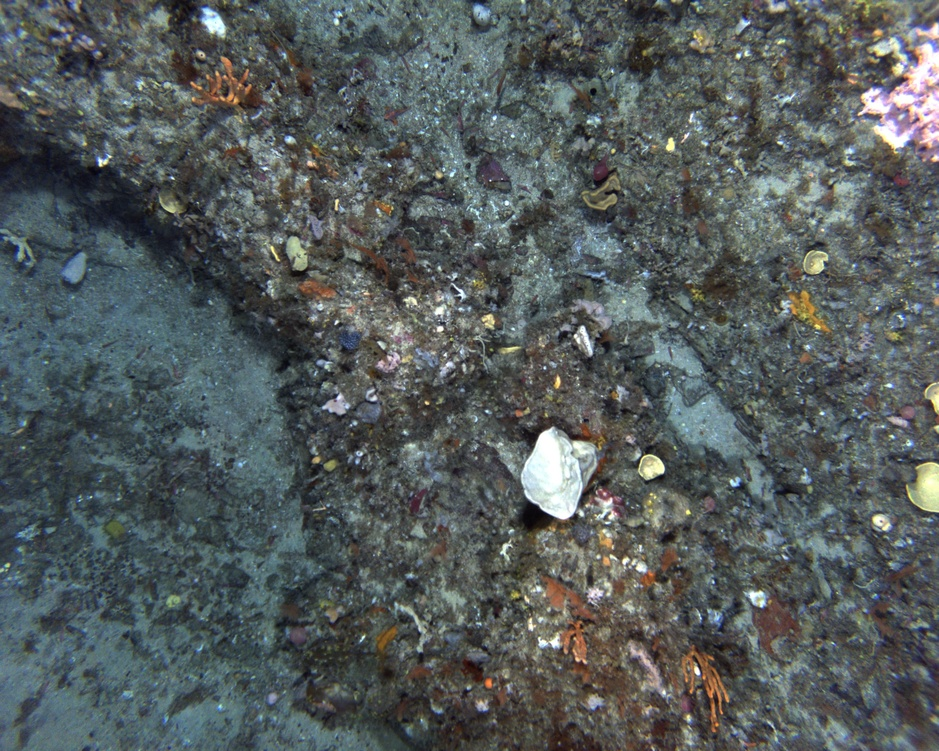
#> input picture retina_net/data/trainval/PR_20220907_013611_959_FC16.jpg, 939 x 751 px, shrunk from 2752 x 2200 before the run, found by its file name
$ python std_ratio.py
#> lines starting #> are read from the running program, lines starting #| are printed output that depends on the picture
#> in SDR, img is the input picture: shape (751, 939, 3); mean B, G, R 91.8, 91.8, 84.7
import cv2
import numpy as np
import matplotlib.pyplot as plt
import math
from PIL import Image
import os
from scipy.ndimage import gaussian_filter1d

## This program takes images and performs colour correction on them
## The method involves finding the standard deviation ratio of the R, G, and B channels
## and then adjusting the values to produces an image closer to the true colours
def compute_mean_std(image):
    #Compute mean and standard deviation per channel
    mean = np.mean(image, axis=(0, 1))
    std = np.std(image, axis=(0, 1))
    return mean, np.maximum(std,0.000001)  # Avoid division by zero

def improved_white_balance(image):
    #Apply improved underwater white balance method
    image = image.astype(np.float32) / 255.0  # Normalize
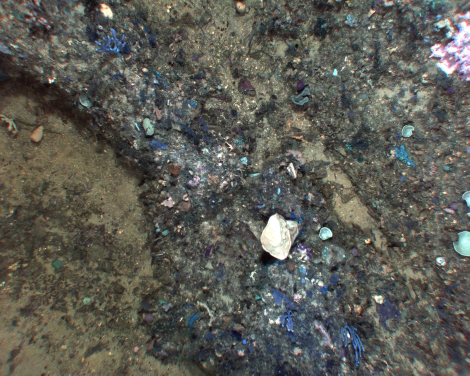
#> image: shape (751, 939, 3) float32 (shown at 1/2 size); mean of channels 0, 1, 2 0.333, 0.36, 0.36; drawn as B, G, R

    # Split channels
    r, g, b = cv2.split(image)
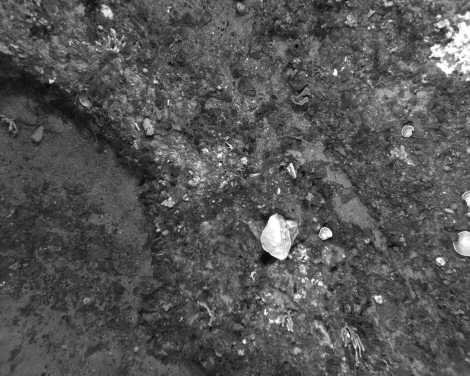
#> r: shape (751, 939) float32 (shown at 1/2 size); min 0.00392, max 1, mean 0.332
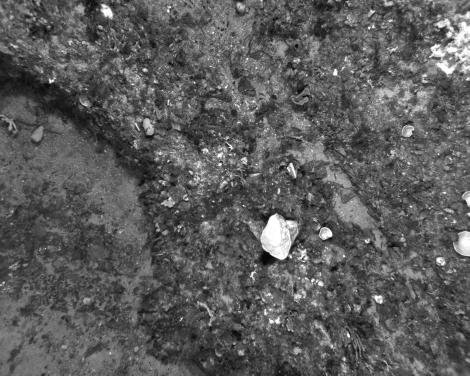
#> g: shape (751, 939) float32 (shown at 1/2 size); min 0.00784, max 1, mean 0.36
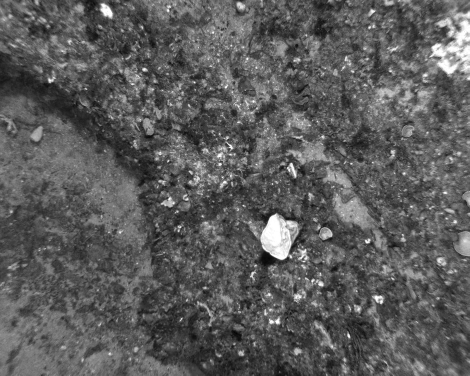
#> b: shape (751, 939) float32 (shown at 1/2 size); min 0.00784, max 1, mean 0.36

    # Compute mean and std per channel
    mean_c, std_c = compute_mean_std(image)
#> in compute_mean_std, `mean = np.mean(image, axis=(0, 1))`: mean = [0.333, 0.36, 0.36]
#> in compute_mean_std, `std = np.std(image, axis=(0, 1))`: std = [0.137, 0.143, 0.14]
#> mean_c = [0.333, 0.36, 0.36]; std_c = [0.137, 0.143, 0.14]
    mean_g, std_g = np.mean(g), np.std(g)  # Reference green channel
#> mean_g = 0.36; std_g = 0.143

    # Apply the first equation to each channel
    corrected_channels = []
    for channel, mean, std in zip([r, g, b], mean_c, std_c):
        adjusted = channel + (std_g / std) * (mean_g - mean) * (1 - channel) * g
        corrected_channels.append(adjusted)
#> this loop made 3 passes
#> (mean, std) on passes 1 to 3: (0.333, 0.137), (0.36, 0.143), (0.36, 0.14)
#> after the loop, corrected_channels = 3 items

    # Merge back
    corrected_image = cv2.merge(corrected_channels)

    # Apply compensation equation
    mean_corrected = np.mean(corrected_image, axis=(0, 1))
#> mean_corrected = [0.339, 0.36, 0.36]
    final_channels = [ch - mean_corrected[i] + mean_g for i, ch in enumerate(corrected_channels)]
#> final_channels = 3 items

    # Merge and clip values to [0,1]
    final_image = cv2.merge(final_channels)
    final_image = np.clip(final_image, 0, 1)

    # Convert back to 8-bit
    final_image = (final_image * 255).astype(np.uint8)

    return final_image

# image path
def SDR(image_path):
    #load in one image at a time
    if image_path.endswith(".jpg"):
        img = cv2.imread(image_path)
        img = cv2.cvtColor(img, cv2.COLOR_BGR2RGB)

        corrected_img = improved_white_balance(img)

        # Split channels
        r, g, b = cv2.split(img)
        corrected_r, corrected_g, corrected_b = cv2.split(corrected_img)

        ##comment this out when running from preprocessing.py
        # display the original and corrected images
        fig, ax = plt.subplots(1, 2, figsize=(10, 5))
        ax[0].imshow(img)
        ax[0].set_title("Original Image")
        ax[0].axis("off")
        ax[1].imshow(corrected_img)
        ax[1].set_title("Corrected Image")
        ax[1].axis("off")
        plt.show()

        # Plot and display the histograms of the original and corrected images
        fig, ax = plt.subplots(1, 2, figsize=(12, 6))  # Create 1 row, 2 columns of subplots

        # Compute histograms for the original image
        hist_r = np.histogram(r.ravel(), bins=256, range=(0, 256))[0]
#> hist_r = 256 values, max 10982 at index 79, min 0 at index 0, mean 2754.6
        hist_g = np.histogram(g.ravel(), bins=256, range=(0, 256))[0]
#> hist_g = 256 values, max 9196 at index 79, min 0 at index 0, mean 2754.6
        hist_b = np.histogram(b.ravel(), bins=256, range=(0, 256))[0]
#> hist_b = 256 values, max 9292 at index 78, min 0 at index 0, mean 2754.6

        # Apply Gaussian smoothing to the histograms
        hist_r_smooth = gaussian_filter1d(hist_r, sigma=2)
#> hist_r_smooth = 256 values, max 10869 at index 78, min 0 at index 0, mean 2754.2
        hist_g_smooth = gaussian_filter1d(hist_g, sigma=2)
#> hist_g_smooth = 256 values, max 9011 at index 79, min 0 at index 0, mean 2754.1
        hist_b_smooth = gaussian_filter1d(hist_b, sigma=2)
#> hist_b_smooth = 256 values, max 9179 at index 78, min 0 at index 0, mean 2754.2

        # Plot smoothed histograms for the original image
        ax[0].plot(np.arange(256) / 255, hist_r_smooth, color="red", label="Red Channel (Smoothed)")
        ax[0].plot(np.arange(256) / 255, hist_g_smooth, color="green", label="Green Channel (Smoothed)")
        ax[0].plot(np.arange(256) / 255, hist_b_smooth, color="blue", label="Blue Channel (Smoothed)")
        ax[0].set_title("Original Image")
        ax[0].set_xlabel("Normalized Intensity")
        ax[0].set_ylabel("Frequency")
        ax[0].set_xscale("log")
        ax[0].legend()

        # Compute histograms for the corrected image
        hist_corrected_r = np.histogram(corrected_r.ravel(), bins=256, range=(0, 256))[0]
#> hist_corrected_r = 256 values, max 10953 at index 85, min 0 at index 0, mean 2754.6
        hist_corrected_g = np.histogram(corrected_g.ravel(), bins=256, range=(0, 256))[0]
#> hist_corrected_g = 256 values, max 9196 at index 78, min 0 at index 0, mean 2754.6
        hist_corrected_b = np.histogram(corrected_b.ravel(), bins=256, range=(0, 256))[0]
#> hist_corrected_b = 256 values, max 9292 at index 77, min 0 at index 0, mean 2754.6

        # Apply Gaussian smoothing to the histograms
        hist_corrected_r_smooth = gaussian_filter1d(hist_corrected_r, sigma=2)
#> hist_corrected_r_smooth = 256 values, max 10724 at index 85, min 0 at index 0, mean 2754.1
        hist_corrected_g_smooth = gaussian_filter1d(hist_corrected_g, sigma=2)
#> hist_corrected_g_smooth = 256 values, max 9011 at index 78, min 1 at index 0, mean 2754.1
        hist_corrected_b_smooth = gaussian_filter1d(hist_corrected_b, sigma=2)
#> hist_corrected_b_smooth = 256 values, max 9179 at index 77, min 0 at index 0, mean 2754.2

        # Plot smoothed histograms for the corrected image
        ax[1].plot(np.arange(256) / 255, hist_corrected_r_smooth, color="red", label="Red Channel (Smoothed)")
        ax[1].plot(np.arange(256) / 255, hist_corrected_g_smooth, color="green", label="Green Channel (Smoothed)")
        ax[1].plot(np.arange(256) / 255, hist_corrected_b_smooth, color="blue", label="Blue Channel (Smoothed)")
        ax[1].set_title("Corrected Image")
        ax[1].set_xlabel("Normalized Intensity")
        ax[1].set_ylabel("Frequency")
        ax[1].set_xscale("log")
        ax[1].legend()

        plt.tight_layout()
        plt.show()
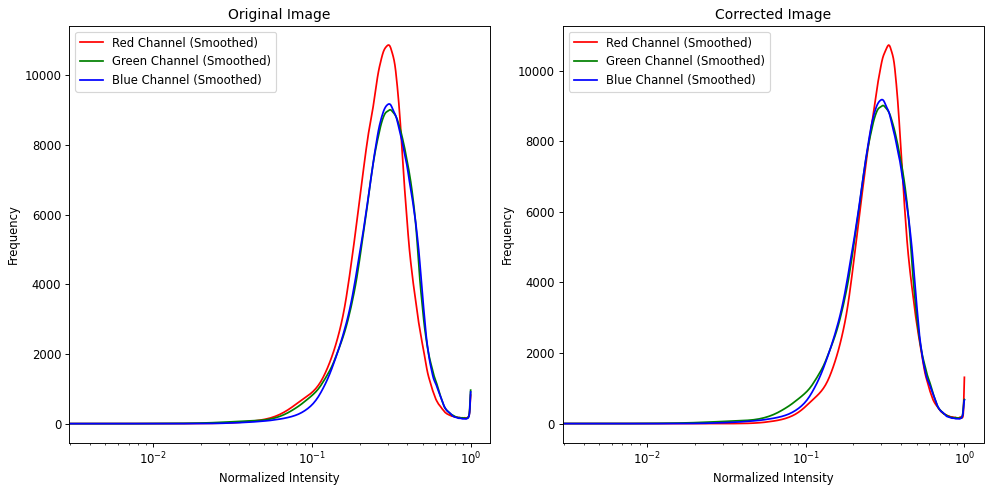
#> figure drawn by matplotlib, 2 panels; panel 1: curve peaks at x = 0.306, y = 10869; panel 1: curve peaks at x = 0.31, y = 9011; panel 1: curve peaks at x = 0.306, y = 9179; panel 2: curve peaks at x = 0.333, y = 10724

        # Calculate mean and std for original and corrected images
        mean_orig, std_orig = compute_mean_std(img)
#> mean_orig = [84.68, 91.79, 91.78]; std_orig = [34.95, 36.5, 35.73]
        mean_corr, std_corr = compute_mean_std(corrected_img)
#> mean_corr = [91.3, 90.79, 90.78]; std_corr = [34.99, 36.5, 35.73]

        # Print table of before and after mean and std for each channel
        print("\nChannel Statistics (Original vs Corrected):")
        print("{:<10} {:>10} {:>10} {:>15} {:>15}".format("Channel", "Mean (Orig)", "Mean (Corr)", "Std (Orig)", "Std (Corr)"))
        for i, ch in enumerate(["Red", "Green", "Blue"]):
            print("{:<10} {:>10.2f} {:>10.2f} {:>15.2f} {:>15.2f}".format(
                ch, mean_orig[i], mean_corr[i], std_orig[i], std_corr[i]
            ))
#> this loop made 3 passes
#| Red             84.68      91.30           34.95           34.99
#| Green           91.79      90.79           36.50           36.50
#| Blue            91.78      90.78           35.73           35.73

        return corrected_img

if __name__  == "__main__":
    image_path = "D:/Patrick PAST UNI STUFF/Honours/Handfish Detections - Human - Tight Boxes/PR_20220907_013611_959_FC16.jpg"
    #image_path = "C:/Users/pmqui/OneDrive/Desktop/Honours/Thesis/Birdie.jpg"
    SDR(image_path)

$ run again, with retina_net/data/trainval/PR_20210427_233844_043_FC16.jpg copied over retina_net/data/trainval/PR_20220907_013611_959_FC16.jpg
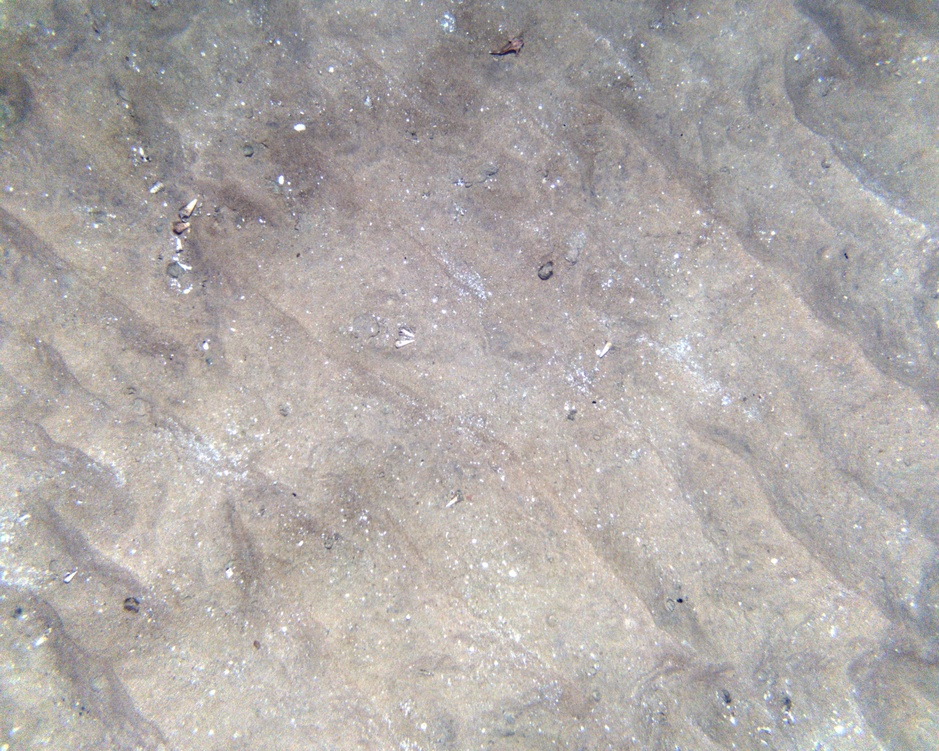
#> input picture retina_net/data/trainval/PR_20210427_233844_043_FC16.jpg, 939 x 751 px, shrunk from 2752 x 2200 before the run, found by its file name
#> in SDR, img is the input picture: shape (751, 939, 3); mean B, G, R 168.5, 170.6, 175.8
#> in improved_white_balance, `r, g, b = cv2.split(image)`:
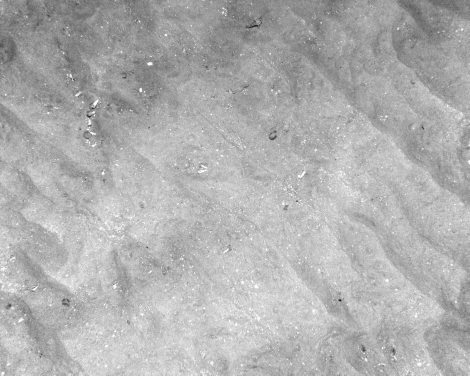
#> r: shape (751, 939) float32 (shown at 1/2 size); min 0.0196, max 1, mean 0.689
#> in improved_white_balance, `r, g, b = cv2.split(image)`:
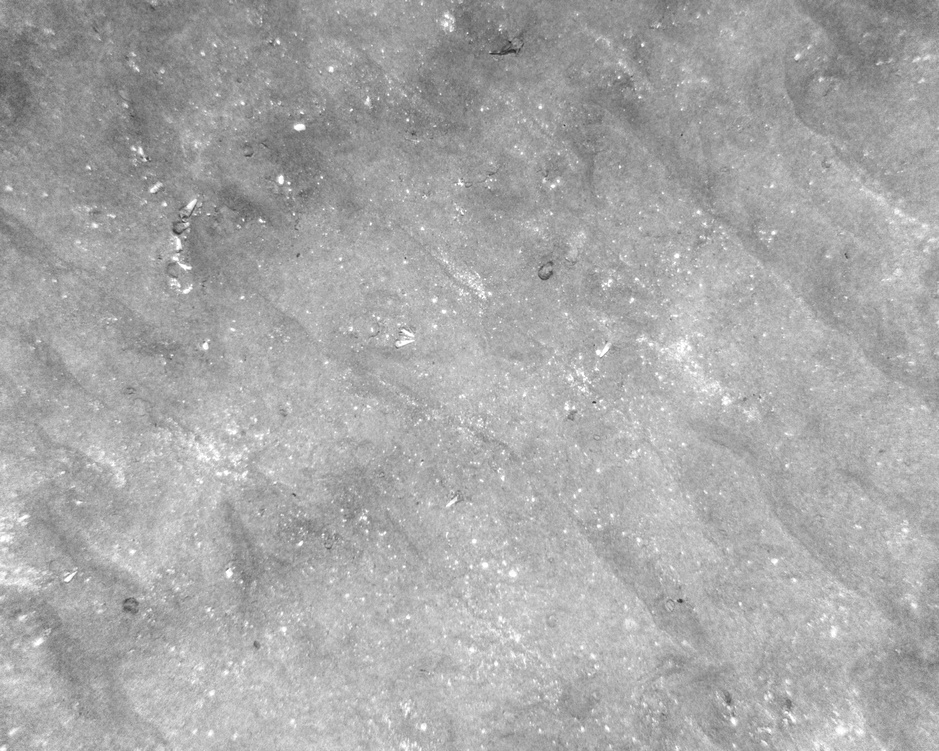
#> b: shape (751, 939) float32; min 0.125, max 1, mean 0.661
#> in compute_mean_std, `mean = np.mean(image, axis=(0, 1))`: mean = [0.689, 0.668, 0.66]
#> in compute_mean_std, `std = np.std(image, axis=(0, 1))`: std = [0.0979, 0.0936, 0.0858]
#> mean_c = [0.689, 0.668, 0.66]; std_c = [0.0979, 0.0936, 0.0858]
#> mean_g = 0.669; std_g = 0.0936
#> the loop in improved_white_balance, `for channel, mean, std in zip([r, g, b], mean_c, std_c):` made 3 passes
#> (mean, std) on passes 1 to 3: (0.689, 0.0979), (0.668, 0.0936), (0.66, 0.0858)
#> after the loop in improved_white_balance, `for channel, mean, std in zip([r, g, b], mean_c, std_c):`: corrected_channels = 3 items
#> mean_corrected = [0.685, 0.668, 0.664]
#> final_channels = 3 items
#> hist_r = 256 values, max 11514 at index 187, min 0 at index 0, mean 2754.6
#> hist_g = 256 values, max 12228 at index 176, min 0 at index 0, mean 2754.6
#> hist_b = 256 values, max 13855 at index 171, min 0 at index 0, mean 2754.6
#> hist_r_smooth = 256 values, max 11393 at index 185, min 0 at index 0, mean 2754.2
#> hist_g_smooth = 256 values, max 11994 at index 176, min 0 at index 0, mean 2754.2
#> hist_b_smooth = 256 values, max 13739 at index 173, min 0 at index 0, mean 2754.2
#> hist_corrected_r = 256 values, max 11511 at index 181, min 0 at index 1, mean 2754.6
#> hist_corrected_g has the same summary as hist_g
#> hist_corrected_b = 256 values, max 13855 at index 172, min 0 at index 0, mean 2754.6
#> hist_corrected_r_smooth = 256 values, max 11389 at index 179, min 0 at index 0, mean 2754.2
#> hist_corrected_g_smooth has the same summary as hist_g_smooth
#> hist_corrected_b_smooth = 256 values, max 13739 at index 174, min 0 at index 0, mean 2754.2
#> mean_orig = [175.8, 170.6, 168.5]; std_orig = [24.97, 23.86, 21.88]
#> mean_corr = [170, 170.6, 169.5]; std_corr = [25.26, 23.86, 21.88]
#> the loop in SDR, `for i, ch in enumerate(["Red", "Green", "Blue"]):` made 3 passes
#| Red            175.77     170.00           24.97           25.26
#| Green          170.56     170.56           23.86           23.86
#| Blue           168.54     169.54           21.88           21.88

$ run again, with retina_net/data/trainval/PR_20210427_233845_546_FC16.jpg copied over retina_net/data/trainval/PR_20220907_013611_959_FC16.jpg
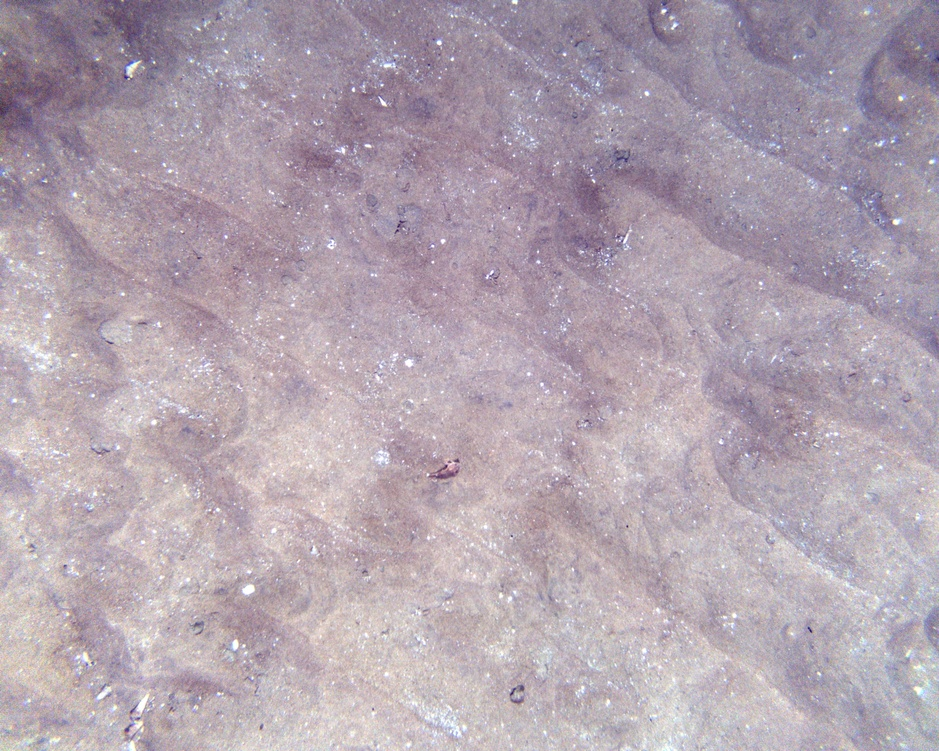
#> input picture retina_net/data/trainval/PR_20210427_233845_546_FC16.jpg, 939 x 751 px, shrunk from 2752 x 2200 before the run, found by its file name
#> in SDR, img is the input picture: shape (751, 939, 3); mean B, G, R 175.6, 164.3, 178
#> in improved_white_balance, `r, g, b = cv2.split(image)`:
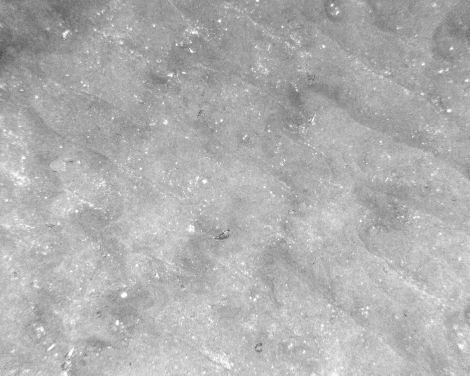
#> b: shape (751, 939) float32 (shown at 1/2 size); min 0.231, max 1, mean 0.689
#> in compute_mean_std, `mean = np.mean(image, axis=(0, 1))`: mean = [0.697, 0.644, 0.688]
#> in compute_mean_std, `std = np.std(image, axis=(0, 1))`: std = [0.0975, 0.104, 0.0823]
#> mean_c = [0.697, 0.644, 0.688]; std_c = [0.0975, 0.104, 0.0823]
#> mean_g = 0.644; std_g = 0.104
#> the loop in improved_white_balance, `for channel, mean, std in zip([r, g, b], mean_c, std_c):` made 3 passes
#> (mean, std) on passes 1 to 3: (0.697, 0.0975), (0.644, 0.104), (0.688, 0.0823)
#> after the loop in improved_white_balance, `for channel, mean, std in zip([r, g, b], mean_c, std_c):`: corrected_channels = 3 items
#> mean_corrected = [0.687, 0.644, 0.678]
#> final_channels = 3 items
#> in improved_white_balance, `final_image = cv2.merge(final_channels)`:
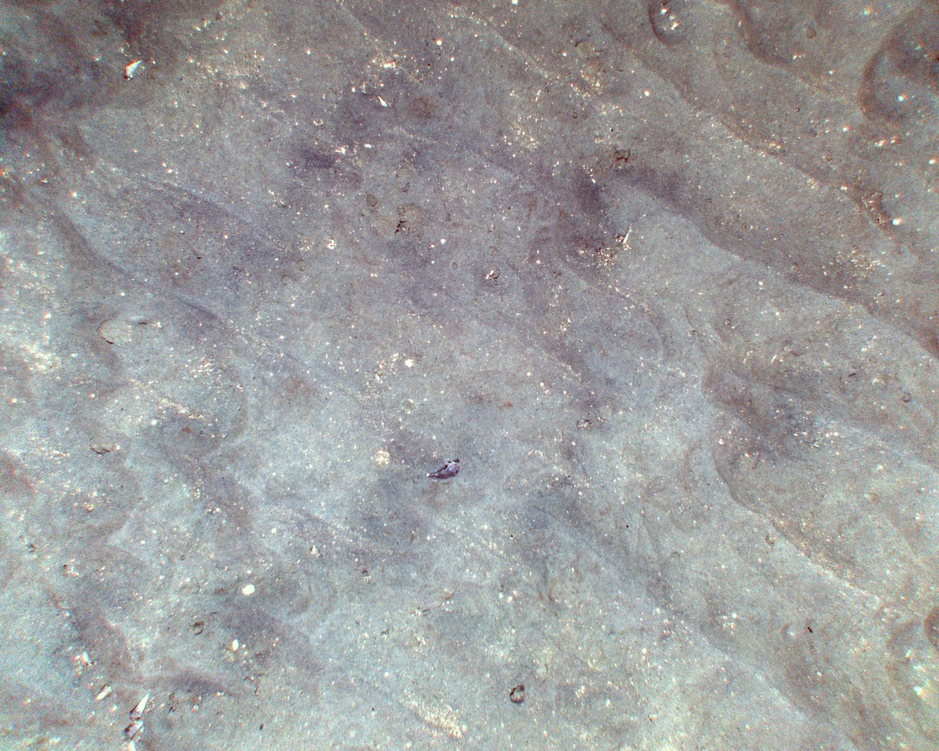
#> final_image: shape (751, 939, 3) float32; mean of channels 0, 1, 2 0.644, 0.644, 0.644; drawn with min black and max white
#> hist_r = 256 values, max 11415 at index 185, min 0 at index 0, mean 2754.6
#> hist_g = 256 values, max 10224 at index 173, min 0 at index 0, mean 2754.6
#> hist_b = 256 values, max 13840 at index 179, min 0 at index 0, mean 2754.6
#> hist_r_smooth = 256 values, max 11267 at index 189, min 0 at index 0, mean 2754.2
#> hist_g_smooth = 256 values, max 10080 at index 173, min 0 at index 0, mean 2754.2
#> hist_b_smooth = 256 values, max 13666 at index 179, min 0 at index 0, mean 2754.3
#> hist_corrected_r = 256 values, max 11404 at index 171, min 0 at index 0, mean 2754.6
#> hist_corrected_g has the same summary as hist_g
#> hist_corrected_b = 256 values, max 13838 at index 167, min 0 at index 0, mean 2754.6
#> hist_corrected_r_smooth = 256 values, max 11261 at index 175, min 0 at index 0, mean 2754.2
#> hist_corrected_g_smooth has the same summary as hist_g_smooth
#> hist_corrected_b_smooth = 256 values, max 13656 at index 167, min 0 at index 0, mean 2754.2
#> mean_orig = [178, 164.3, 175.6]; std_orig = [24.85, 26.58, 20.98]
#> mean_corr = [163.8, 164.3, 163.8]; std_corr = [25.33, 26.58, 21.25]
#> the loop in SDR, `for i, ch in enumerate(["Red", "Green", "Blue"]):` made 3 passes
#| Red            177.95     163.78           24.85           25.33
#| Green          164.27     164.27           26.58           26.58
#| Blue           175.65     163.79           20.98           21.25
